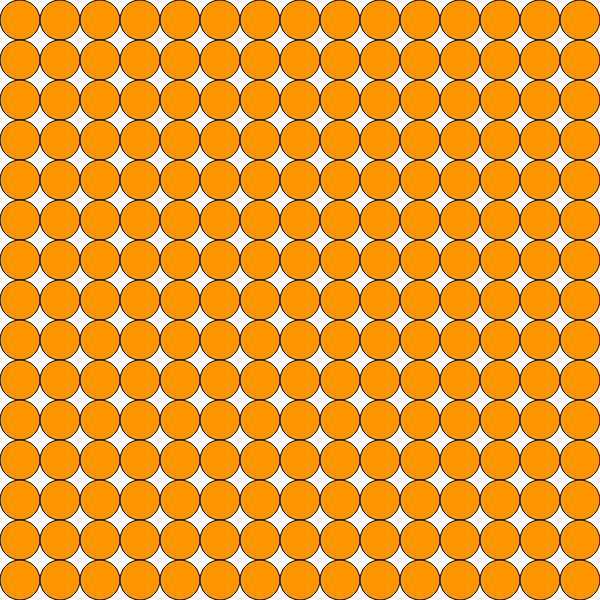
Frame 1 (no input)
Frame 60 (no input): identical to frame 1, image omitted
Frame 120 (the mouse pressed at the canvas centre since frame 60): identical to frame 1, image omitted

The p5.js sketch that drew this single still picture (run headless with seeded random() and noise() and a simulated clock; from frame 60 on, the mouse is pressed at the canvas centre):

// p5.js sketch
// ── sketch.js
let rasterbreite;
let anzahlKacheln = 15;

function setup() {
  createCanvas(600, 600);
  rasterbreite = width / anzahlKacheln;
  angleMode(DEGREES);
}

function draw() {
  background(255);

  fill(255, 150, 0);
  //noStroke();

  //Studiert den Code: Was ändert sich und was nicht?

  /**Syntax Loop*/



  //Schleife in y-Achse
  for (let i = 0; i < anzahlKacheln; i++) {
    //zeichneZeile(rasterbreite/2 + rasterbreite*i);

    //Schleife in x-Achse
    for (let n = 0; n < anzahlKacheln; n++) {
      push();
      translate(rasterbreite * n + rasterbreite / 2, rasterbreite/2 + rasterbreite*i);
      ellipse(
        0,
        0,
        rasterbreite,
        rasterbreite
      );
      pop();
    }


  }

  //noLoop();
}


function zeichneZeile(y) {

  //Schleife in x-Achse
  for (let i = 0; i < anzahlKacheln; i++) {
    push();
    translate(rasterbreite * i + rasterbreite / 2, y);
    ellipse(
      0,
      0,
      rasterbreite,
      rasterbreite
    );
    pop();
  }
}
